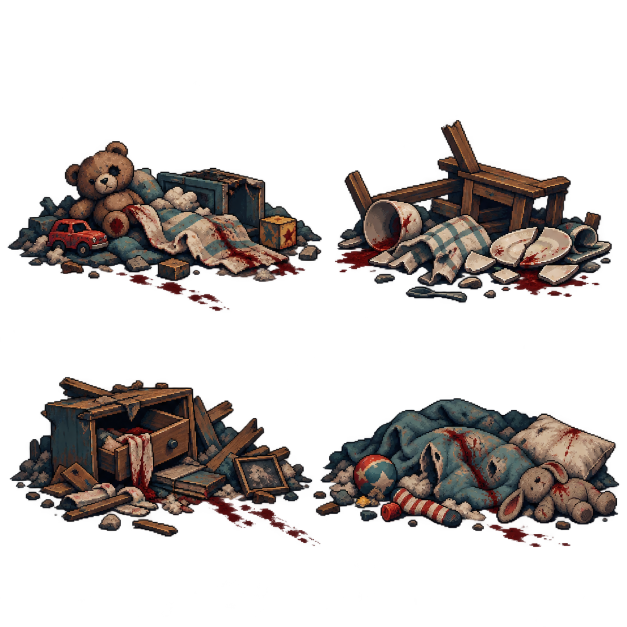
#> input picture assets/apocalypse_apartment_a.png, 1254 x 1254 px (shown at 1/2 size); its folder holds 4 pictures in this run
$ python generate_apocalypse_cells.py
#> lines starting #> are read from the running program, lines starting #| are printed output that depends on the picture; after the words box and inside, x2 and y2 are one past the last pixel; in counts of white or black regions, pixels touching at a corner belong together
"""Measure the visible bounds of generated 2x2 apocalypse prop sheets.

This only reads image alpha; the generated artwork is left intact.
"""

import json
from pathlib import Path

from PIL import Image


ROOT = Path(__file__).resolve().parent.parent


def cutouts(path: Path) -> list[list[int]]:
    image = Image.open(path).convert("RGBA")
#> image is the input picture: PIL image 1254x1254 RGBA; mean R, G, B, A 25.1, 19.5, 17.4, 71.1
    width, height = image.size
#> width = 1254; height = 1254
    mask = image.getchannel("A").point(lambda alpha: 255 if alpha > 48 else 0)
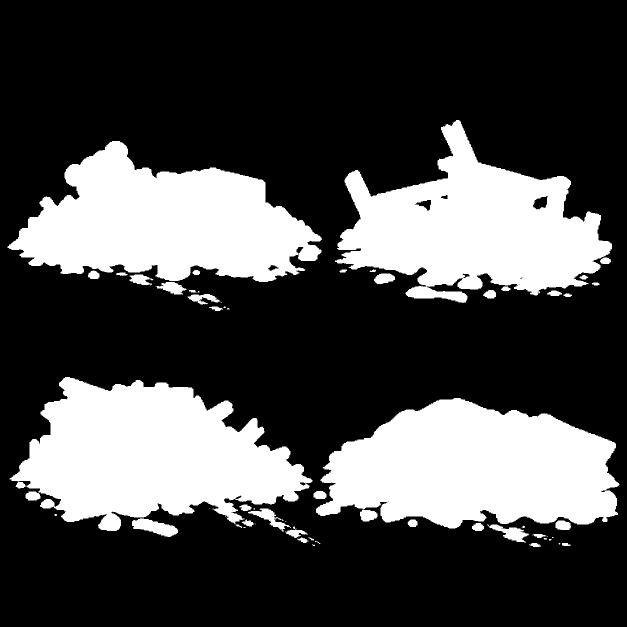
#> mask: PIL image 1254x1254 L (shown at 1/2 size); 28.7% white; 68 white regions (27 under 20 px), largest, box (x1, y1, x2, y2) and area: (19, 754, 625, 1062) 114149, (632, 796, 1239, 1057) 112903, (15, 282, 644, 564) 106353
    result = []
    for index in range(4):
        column, row = index % 2, index // 2
        left, right = column * width // 2, (column + 1) * width // 2
        top, bottom = row * height // 2, (row + 1) * height // 2
        bounds = mask.crop((left, top, right, bottom)).getbbox()
        if bounds is None:
            raise ValueError(f"Empty generated prop: {path} cell {index}")
        result.append([left + bounds[0], top + bounds[1], bounds[2] - bounds[0], bounds[3] - bounds[1]])
#> this loop made 4 passes
#> bounds on passes 1 to 4: (15, 282, 627, 622), (0, 240, 597, 606), (19, 127, 627, 465), (0, 169, 612, 467)
#> after the loop, result = [[15, 282, 612, 340], [627, 240, 597, 366], [19, 754, 608, 338], [627, 796, 612, 298]]
    return result


def main() -> None:
    result = {path.stem.removeprefix("apocalypse_"): cutouts(path)
              for path in sorted((ROOT / "assets").glob("apocalypse_*.png"))}
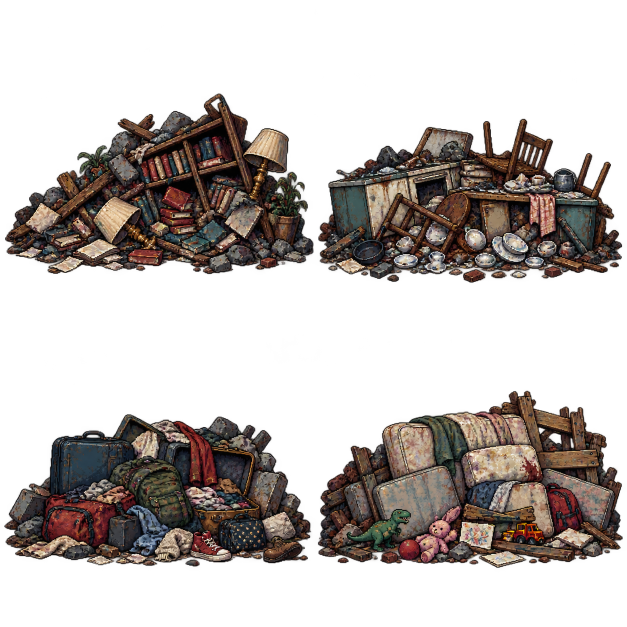
#> input picture assets/apocalypse_apartment_b.png, 1254 x 1254 px (shown at 1/2 size)
#> in cutouts, image is the input picture: PIL image 1254x1254 RGBA; mean R, G, B, A 32.5, 26.1, 23, 92.1
#> in cutouts (call 2), `mask = image.getchannel("A").point(lambda alpha: 255 if alpha > 48 els..`:
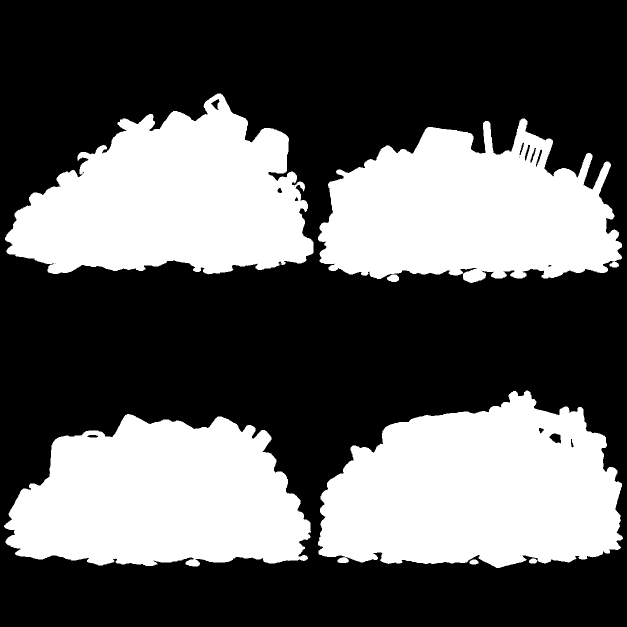
#> mask: PIL image 1254x1254 L (shown at 1/2 size); 37.1% white; 10 white regions (2 under 20 px), largest, box (x1, y1, x2, y2) and area: (636, 781, 1246, 1136) 159834, (10, 187, 627, 549) 144944, (8, 828, 622, 1133) 139944
#> the loop in cutouts (call 2), `for index in range(4):` made 4 passes
#> bounds on passes 1 to 4: (10, 187, 627, 549), (9, 237, 617, 566), (8, 201, 622, 506), (9, 154, 619, 509)
#> after the loop in cutouts (call 2), `for index in range(4):`: result = [[10, 187, 617, 362], [636, 237, 608, 329], [8, 828, 614, 305], [636, 781, 610, 355]]
#> result = {'apartment_a': [[15, 282, 612, 340], [627, 240, 597, 366], [19, 754, 608, 338], [627, 796, 612, 298]], 'apartment_b': [[10, 187, 617, 362], [636, 237, 608, 329], [8, 828, 614, 305], [636, 781, 610, 355]]}
    if len(result) != 14:
#> (the run stopped early here; a loop or call above may not have finished)
